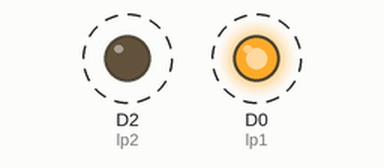
This sketch was run on a simulated ESP8266 (NodeMCU). Shown: output pins drawn as LEDs (lit = HIGH). Dashed ring = blinking.

Above: at 0.15 s.
Timing chart, 0 to 3.0 s (numbered marks = the images above):
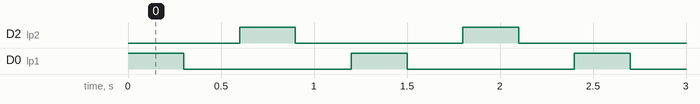

Measured:
- by itself, D2 (lp2), D0 (lp1): alternates HIGH for 0.30 s and LOW for 0.90 s
- by itself, everything shown: repeats every 1.2 s, in 4 steps

The sketch:

P1.ino
```cpp
#define lp1 D0
#define lp2 D2

void setup(){
  pinMode(lp1,OUTPUT);
  pinMode(lp2,OUTPUT);
}

void loop(){
  digitalWrite(lp1,HIGH);
  delay(300);
  digitalWrite(lp1,LOW);
  delay(300);
  digitalWrite(lp2,HIGH);
  delay(300);
  digitalWrite(lp2,LOW);
  delay(300);
}
```
